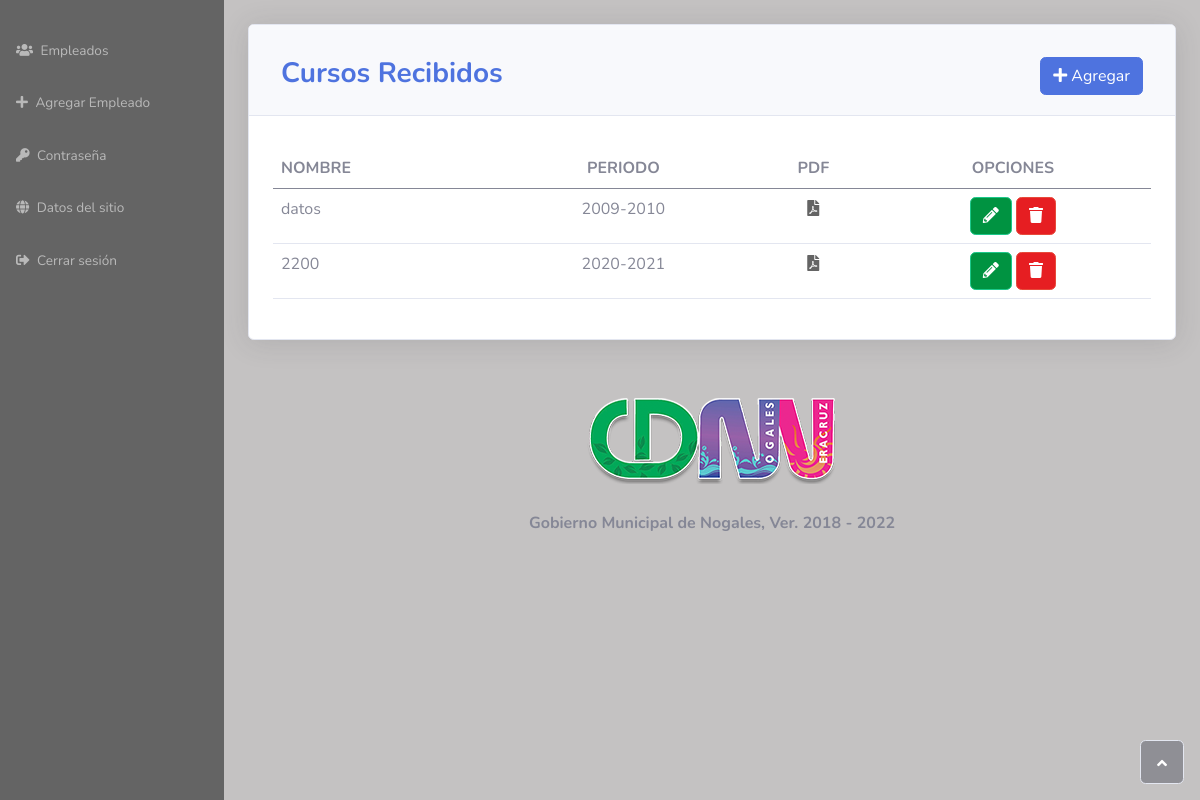
/courses.php?id=1 (signed in), run on the app's committed database.
### tables this page shows
CREATE TABLE IF NOT EXISTS `courses` (
  `c_id` int(11) NOT NULL AUTO_INCREMENT,
  `c_user` int(11) NOT NULL,
  `c_nom` varchar(255) NOT NULL,
  `c_per` varchar(255) NOT NULL,
  `c_doc` varchar(255) NOT NULL,
  PRIMARY KEY (`c_id`)
);

CREATE TABLE IF NOT EXISTS `enterprise` (
  `id` int(11) NOT NULL AUTO_INCREMENT,
  `name` varchar(255) NOT NULL,
  `image` varchar(255) NOT NULL,
  PRIMARY KEY (`id`)
);

### include/courses.php (called while the page is built, shortened)
<?php
class courses
{
    private $conn;
    private $table_name = "courses";
    public function __construct($db)
    {
        $this->conn = $db;
    }
    function coursesData()
    {
        $query = "SELECT * FROM " . $this->table_name . " WHERE c_user = :id ";
        $stmt = $this->conn->prepare($query);
        $stmt->bindParam(':id', $this->id, PDO::PARAM_INT);
        $stmt->execute();
        return $stmt;
    }
}

### include/enterprise.php (called while the page is built, shortened)
<?php
class enterprise
{
    private $conn;
    private $table_name = "enterprise";
    public function __construct($db)
    {
        $this->conn = $db;
    }
    function enterpriseGet()
    {
        $id = 1;
        $query = "SELECT * FROM " . $this->table_name . " WHERE id = :id ";
        $stmt = $this->conn->prepare($query);
        $stmt->bindParam(':id', $id, PDO::PARAM_INT);
        $stmt->execute();
        return $stmt;
    }
}

### courses.php (the view, shortened to what this page needs)
<?php
include 'header.php';
include 'include/courses.php';
$user_id = $_GET['id'];
$course       = new courses($conexion);
$course->id = $user_id;
$cor    = $course->coursesData();
?>
<body>
    <div id="wrapper" class="bgris">
        <?php
        include 'nav.php';
        ?>
        <div class="d-flex flex-column" id="content-wrapper">
                <div class="container-fluid">
                    <br>
                    <div class="row">
                        <div class="col-md-12">
                            <div class="card shadow">
                                <div class="card-header py-3">
                                    <div class="card-body">
                                        <h3 class="text-primary fw-bold float-start">Cursos Recibidos</h3>
                                        <a href="coursesCreate.php?id=<?php echo $user_id ?>">
                                            <button type="button" class="btn btn-primary float-end">
                                                <i class="fas fa-plus"></i> Agregar
                                            </button>
                                        </a>
                                    </div>
                                </div>
                                <div clas="row">
                                    <div class="col-md-12 p-4">
                                        <div class="table-responsive table mt-2" id="dataTable" role="grid">
                                            <table class="table my-0" id="dataTable">
                                                <thead>
                                                    <tr>
                                                        <th>NOMBRE</th>
                                                        <th class="text-center">PERIODO</th>
                                                        <th class="text-center">PDF</th>
                                                        <th class="text-center">&nbsp;OPCIONES&nbsp;</th>
                                                    </tr>
                                                </thead>
                                                <tbody>
                                                    <?php while ($courseData = $cor->fetch(PDO::FETCH_ASSOC)) { ?>
                                                        <tr>
                                                            <td><?php echo "{$courseData["c_nom"]}"; ?></td>
                                                            <td class="text-center"><?php echo "{$courseData["c_per"]}"; ?></td>
                                                            <td class="text-center"> <a href="<?php echo "{$courseData["c_doc"]}"; ?>" target="_blank"><i class="fas fa-file-pdf"></i></a></td>
                                                            <td class="text-center">
                                                                <div class="text-white">
                                                                    <a href="coursesUpdate.php?id=<?php echo $user_id ?>&c_id=<?php echo "{$courseData["c_id"]}"; ?>" class="btn btn-success bg-success text-white">
                                                                        <i class="fas fa-pencil-alt"></i>
                                                                    </a>
                                                                    <button id="delete" type="button" class="btn btn-danger bg-danger" value="<?php echo "{$courseData["c_id"]}" ?>">
                                                                        <i class="fas fa-trash"></i>
                                                                    </button>
                                                                </div>
                                                            </td>
                                                        </tr>
                                                    <?php } ?>
                                                </tbody>
                                            </table>
                                        </div>
                                    </div>
                                </div>
                            </div>
                        </div>
                    </div>
                    <br>
                </div>
            <?php include 'footer.php'; ?>
        </div>
    </div>
</body>
</html>

### footer.php
<div class="row">
    <div class="col-md-12">
        <footer class="sticky-footer">
            <div class="container my-auto">
                <div class="text-center my-auto copyright">
                    <img src="<?php echo "{$rowEnterprise["image"]}"; ?>" class="img-site">
                    <h6><?php echo "{$rowEnterprise["name"]}" ?></h6>
                </div>
                <a class="border rounded d-inline scroll-to-top" href="#page-top"><i class="fas fa-angle-up"></i></a>
            </div>
        </footer>
    </div>
</div>

### css/style.css (style rules this page uses)
:root { --Gris: rgb(100, 100, 100); --Primary: rgb(4, 35, 172); --Succes: #009341; --Danger: #e61e22; --Warning: #ffbe18; --bgGris: #c4c2c2; --Gold: #D4AF37; }
.img-site { max-width: 250px; max-height: 100px; display:block; margin:auto; margin-bottom: 30px; }
a { text-decoration: none; color: var(--Gris); }
body { background-color: var(--bgGris); }
.bg-success { background-color: var(--Succes) !important; }
.bg-danger { background-color: var(--Danger) !important; }
h6 { font-weight: bold; }

### data on the page
courses: c_nom "datos", c_per "2009-2010", $courseData["c_id"] 35 (drawn)
courses: c_nom "2200", c_per "2020-2021", $courseData["c_id"] 38 (drawn)
enterprise: image (picture), name "Gobierno Municipal de Nogales, Ver. 2018 - 2022"
